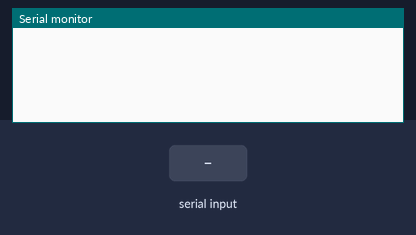
Bench run of a sketch on a simulated ESP8266 (NodeMCU). Parts: the last lines printed to the serial monitor. Inputs (shaded band) come from the test bench. A WiFi scan finds three made-up networks.

Above: at 1.3 s.
1.4 s: "p\n" received over Serial
At 2.6 s:
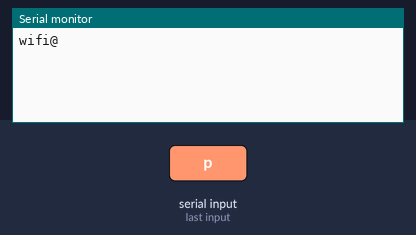
2.9 s: "u\n" received over Serial
At 5.6 s:
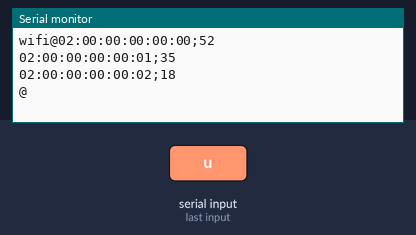

Measured:
- after the input at 1.4 s, the serial monitor: prints a new line at once (image 1)
- after the input at 2.9 s, the serial monitor: prints a new line after 2.0 s (image 2)

The sketch:

WiFiScan.ino
```cpp
/*
 *  This sketch demonstrates how to scan WiFi networks.
 *  The API is almost the same as with the WiFi Shield library,
 *  the most obvious difference being the different file you need to include:
 */
#include "ESP8266WiFi.h"

int oblast = 0;

void setup() {
  Serial.begin(115200);

  // Set WiFi to station mode and disconnect from an AP if it was previously connected
  WiFi.mode(WIFI_STA);
  WiFi.disconnect();
  delay(100);
}

void loop() {
  // WiFi.scanNetworks will return the number of networks found
  while (Serial.available()){
    char command = Serial.read();
    if (command == 'p'){
      Serial.print("wifi");
      Serial.print('@');
    }
    else if (command == 'u'){
      int n = WiFi.scanNetworks();
      if (n > 0){
        for (int i = 0; i < n; ++i){
          Serial.print(WiFi.BSSIDstr(i));
          Serial.print(";");
          Serial.print(WiFi.RSSI(i)+100);
          Serial.print("\n");
          if (i == n-1){
            Serial.print('@');
          }
        }
      }
    }
  }
  //Serial.println("");

  // Wait a bit before scanning again
  delay(50);
}
```
